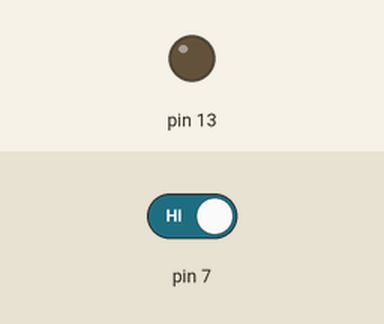
A sketch run on a simulated Arduino Leonardo, built with avr-gcc and run on an emulated ATmega32U4. Parts: output pins drawn as LEDs (lit = HIGH). Inputs (shaded band) come from the test bench; at power-on: pin 7 HIGH. USB keyboard and mouse output is not drawn.

Above: at 1.2 s.
1.3 s: pin 7 driven LOW
At 1.9 s:
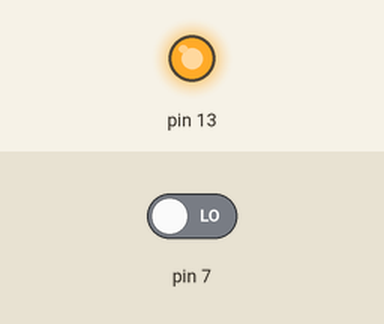
2.8 s: pin 7 driven HIGH
At 4.2 s:
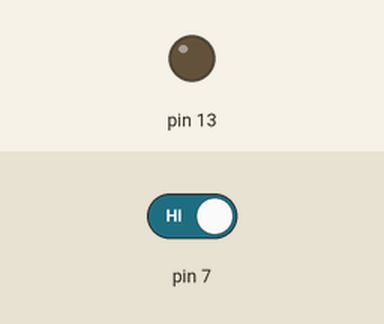
Timing chart, 0 to 5.8 s (numbered marks = the images above; inputs shaded):
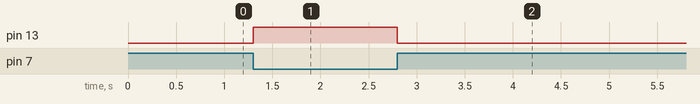

Measured:
- after the input at 1.3 s, pin 13: LOW → HIGH at once
- after the input at 2.8 s, pin 13: HIGH → LOW at once

The sketch:

keyboard_button.ino
```cpp
#include "Keyboard.h"
char ctrlKey = KEY_LEFT_SHIFT;

void setup() {
  Keyboard.begin();
  pinMode(7, INPUT);
  pinMode(13, OUTPUT);
}

void loop() {
  if (digitalRead(7)==LOW){
    Keyboard.press(KEY_LEFT_SHIFT);
    Keyboard.press('n');
    digitalWrite(13,HIGH);
  }else{
    Keyboard.release(KEY_LEFT_SHIFT);
    Keyboard.release('n');
    digitalWrite(13,LOW);
  }
}
```
